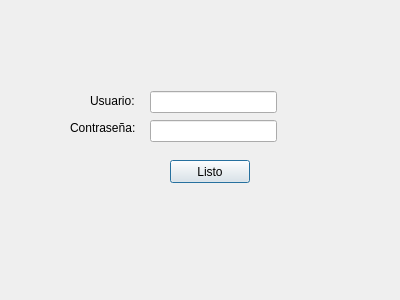
<?xml version="1.0" encoding="UTF-8"?>
<ui version="4.0">
 <class>Dialog</class>
 <widget class="QDialog" name="Dialog">
  <property name="geometry">
   <rect>
    <x>0</x>
    <y>0</y>
    <width>400</width>
    <height>300</height>
   </rect>
  </property>
  <property name="windowTitle">
   <string>Dialog</string>
  </property>
  <widget class="QPushButton" name="pushButton">
   <property name="geometry">
    <rect>
     <x>170</x>
     <y>160</y>
     <width>80</width>
     <height>23</height>
    </rect>
   </property>
   <property name="text">
    <string>Listo</string>
   </property>
  </widget>
  <widget class="QLabel" name="label">
   <property name="geometry">
    <rect>
     <x>90</x>
     <y>90</y>
     <width>59</width>
     <height>21</height>
    </rect>
   </property>
   <property name="text">
    <string>Usuario:</string>
   </property>
  </widget>
  <widget class="QLabel" name="label_2">
   <property name="geometry">
    <rect>
     <x>70</x>
     <y>120</y>
     <width>81</width>
     <height>16</height>
    </rect>
   </property>
   <property name="text">
    <string>Contraseña:</string>
   </property>
  </widget>
  <widget class="QWidget" name="">
   <property name="geometry">
    <rect>
     <x>150</x>
     <y>90</y>
     <width>127</width>
     <height>54</height>
    </rect>
   </property>
   <layout class="QVBoxLayout" name="verticalLayout">
    <item>
     <widget class="QLineEdit" name="lineEdit_2"/>
    </item>
    <item>
     <widget class="QLineEdit" name="lineEdit"/>
    </item>
   </layout>
  </widget>
 </widget>
 <resources/>
 <connections>
  <connection>
   <sender>pushButton</sender>
   <signal>clicked()</signal>
   <receiver>Dialog</receiver>
   <slot>close()</slot>
   <hints>
    <hint type="sourcelabel">
     <x>219</x>
     <y>166</y>
    </hint>
    <hint type="destinationlabel">
     <x>293</x>
     <y>183</y>
    </hint>
   </hints>
  </connection>
 </connections>
</ui>
